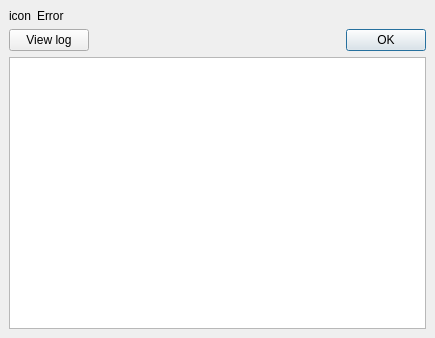
<ui version="4.0" >
 <class>ErrorDialog</class>
 <widget class="QDialog" name="ErrorDialog" >
  <property name="geometry" >
   <rect>
    <x>0</x>
    <y>0</y>
    <width>435</width>
    <height>338</height>
   </rect>
  </property>
  <property name="windowTitle" >
   <string>MPlayer Error</string>
  </property>
  <property name="windowIcon" >
   <iconset/>
  </property>
  <layout class="QVBoxLayout" >
   <property name="margin" >
    <number>9</number>
   </property>
   <property name="spacing" >
    <number>6</number>
   </property>
   <item>
    <layout class="QHBoxLayout" >
     <property name="margin" >
      <number>0</number>
     </property>
     <property name="spacing" >
      <number>6</number>
     </property>
     <item>
      <layout class="QVBoxLayout" >
       <property name="margin" >
        <number>0</number>
       </property>
       <property name="spacing" >
        <number>6</number>
       </property>
       <item>
        <widget class="QLabel" name="icon" >
         <property name="text" >
          <string>icon</string>
         </property>
         <property name="alignment" >
          <set>Qt::AlignCenter</set>
         </property>
        </widget>
       </item>
      </layout>
     </item>
     <item>
      <widget class="QLabel" name="text" >
       <property name="sizePolicy" >
        <sizepolicy>
         <hsizetype>7</hsizetype>
         <vsizetype>5</vsizetype>
         <horstretch>0</horstretch>
         <verstretch>0</verstretch>
        </sizepolicy>
       </property>
       <property name="text" >
        <string>Error</string>
       </property>
      </widget>
     </item>
    </layout>
   </item>
   <item>
    <layout class="QHBoxLayout" >
     <property name="margin" >
      <number>0</number>
     </property>
     <property name="spacing" >
      <number>6</number>
     </property>
     <item>
      <widget class="QPushButton" name="viewlog_button" >
       <property name="text" >
        <string>View log</string>
       </property>
       <property name="checkable" >
        <bool>true</bool>
       </property>
      </widget>
     </item>
     <item>
      <spacer>
       <property name="orientation" >
        <enum>Qt::Horizontal</enum>
       </property>
       <property name="sizeHint" >
        <size>
         <width>40</width>
         <height>20</height>
        </size>
       </property>
      </spacer>
     </item>
     <item>
      <widget class="QDialogButtonBox" name="button_box" >
       <property name="orientation" >
        <enum>Qt::Horizontal</enum>
       </property>
       <property name="standardButtons" >
        <set>QDialogButtonBox::Ok</set>
       </property>
      </widget>
     </item>
    </layout>
   </item>
   <item>
    <widget class="QTextEdit" name="log" >
     <property name="readOnly" >
      <bool>true</bool>
     </property>
    </widget>
   </item>
  </layout>
 </widget>
 <resources/>
 <connections>
  <connection>
   <sender>button_box</sender>
   <signal>accepted()</signal>
   <receiver>ErrorDialog</receiver>
   <slot>accept()</slot>
   <hints>
    <hint type="sourcelabel" >
     <x>248</x>
     <y>254</y>
    </hint>
    <hint type="destinationlabel" >
     <x>157</x>
     <y>274</y>
    </hint>
   </hints>
  </connection>
  <connection>
   <sender>button_box</sender>
   <signal>rejected()</signal>
   <receiver>ErrorDialog</receiver>
   <slot>reject()</slot>
   <hints>
    <hint type="sourcelabel" >
     <x>316</x>
     <y>260</y>
    </hint>
    <hint type="destinationlabel" >
     <x>286</x>
     <y>274</y>
    </hint>
   </hints>
  </connection>
 </connections>
</ui>
